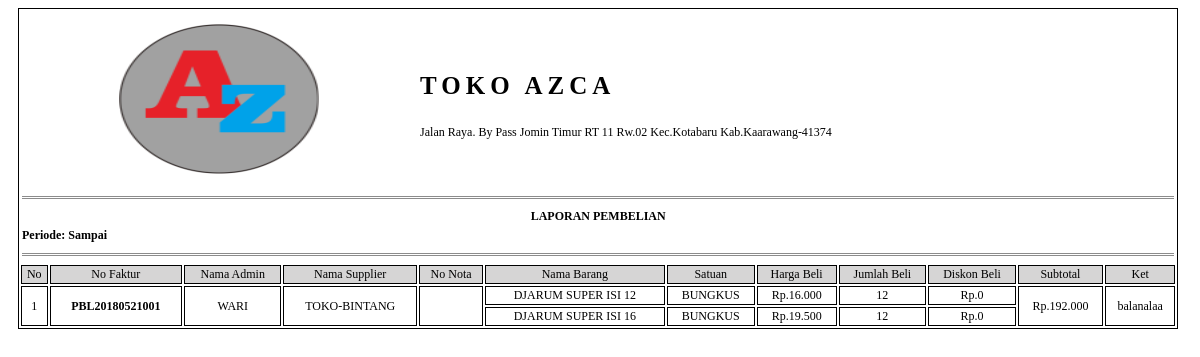
Page /pro_lap_pembelian.php?lap_pbl_fak=PBL20180521001 on the committed database.
### tables this page shows
CREATE TABLE `pembelian` (
  `pbl_id` varchar(20) NOT NULL,
  `adm_id` int(11) DEFAULT NULL,
  `spl_id` int(11) DEFAULT NULL,
  `pbl_nota` varchar(15) DEFAULT NULL,
  `pbl_tanggal` date DEFAULT NULL,
  `pbl_total` double DEFAULT NULL,
  `pbl_ket` varchar(25) DEFAULT NULL
);

CREATE TABLE `supplier` (
  `spl_id` int(11) NOT NULL,
  `spl_nama` varchar(30) DEFAULT NULL,
  `spl_alamat` varchar(60) DEFAULT NULL,
  `spl_telp` varchar(13) DEFAULT NULL
);

CREATE TABLE `barang` (
  `brg_id` int(11) NOT NULL,
  `ktg_id` int(11) DEFAULT NULL,
  `stn_id` int(11) DEFAULT NULL,
  `brg_nama` varchar(60) DEFAULT NULL,
  `brg_harga_bl` double DEFAULT NULL,
  `brg_harga_jual` double DEFAULT NULL,
  `brg_stok` int(11) DEFAULT NULL,
  `brg_ket` varchar(250) DEFAULT NULL
);

CREATE TABLE `satuan` (
  `stn_id` int(11) NOT NULL,
  `stn_nama` varchar(30) DEFAULT NULL
);

### pro_lap_pembelian.php (the view, shortened to what this page needs)
<!DOCTYPE html PUBLIC "-//W3C//DTD XHTML 1.0 Strict//EN" "http://www.w3.org/TR/xhtml1/DTD/xhtml1-strict.dtd">
<html xmlns="http://www.w3.org/1999/xhtml" xml:lang="en">
<head>
	<link rel="stylesheet" href="assets/css/lap_style.css" />
</head>
<body>
	<?php
		@$lap_pbl_fak=$_GET['lap_pbl_fak'];
		@$lap_tgl_awal_beli=$_GET['lap_tgl_awal_beli'];
		@$lap_tgl_akhir_beli=$_GET['lap_tgl_akhir_beli'];
		if($lap_pbl_fak!=""){
			$query=mysql_query("SELECT pembelian.*,
								dt_pembelian.*,
								admin.adm_id,admin.adm_nama,
								supplier.spl_id,supplier.spl_nama,
								barang.brg_id,barang.brg_nama,barang.brg_harga_bl,
								satuan.*,
								(SELECT COUNT(dt_pembelian.pbl_id) FROM dt_pembelian WHERE pembelian.pbl_id=dt_pembelian.pbl_id) AS baris
								FROM dt_pembelian
								INNER JOIN  pembelian ON dt_pembelian.pbl_id=pembelian.pbl_id
								INNER JOIN admin ON admin.adm_id=pembelian.adm_id
								INNER JOIN supplier ON supplier.spl_id=pembelian.spl_id
								INNER JOIN barang ON barang.brg_id=dt_pembelian.brg_id
								INNER JOIN satuan ON satuan.stn_id=barang.stn_id
								WHERE dt_pembelian.pbl_id='$lap_pbl_fak'")or die(mysql_error());
		}
	 ?>
	 <table width="98%" style="margin-left: 10px;font-size: 12px" class="colom">
		<tr>
			<td colspan="4"><p class="center"><img src="img/logo.png" height="150px" width="200px" align="center" /></p></td>
			<td colspan="8"><h2><p class="padding" style="font-size: 25px !important;">TOKO AZCA</p></h2>
				<p>Jalan Raya. By Pass Jomin Timur RT 11 Rw.02 Kec.Kotabaru Kab.Kaarawang-41374</p>
			</td>
		</tr>
		<tr>
			<td colspan="12"> <hr class="garis" /></td>
		</tr>
		<tr>
			<td colspan="12" class="center"><b>LAPORAN PEMBELIAN</b></td>
		</tr>
		<tr>
			<td colspan="12"><b>Periode: <?php echo $lap_tgl_awal_beli.' Sampai '.$lap_tgl_akhir_beli; ?></b></td>
		</tr>
		<tr>
			<td colspan="12"> <hr class="garis" /></td>
		</tr>
	 	<tr>
	 		<td class="center colom warna">No </td>
	 		<td class="center colom warna">No Faktur</td>
	 		<td class="center colom warna">Nama Admin</td>
	 		<td class="center colom warna">Nama Supplier</td>
	 		<td class="center colom warna">No Nota</td>
	 		<td class="center colom warna">Nama Barang</td>
	 		<td class="center colom warna">Satuan</td>
	 		<td class="center colom warna">Harga Beli</td>
	 		<td class="center colom warna">Jumlah Beli</td>
	 		<td class="center colom warna">Diskon Beli</td>
	 		<td class="center colom warna">Subtotal</td>
	 		<td class="center colom warna">Ket</td>
	 	</tr>
	<?php
	 	$no=1;
	 	$jum=1;
	 	$jum2=1;
	 	if (mysql_num_rows($query)>0) {
	 		while($array=mysql_fetch_array($query)){
	 			echo "<tr>";
		 				if($jum<=1){
		 					echo"<td class='center colom' rowspan='".$array['baris']."'>".$no." </td>";
		 					echo"<td class='center colom' rowspan='".$array['baris']."'><b>".$array['pbl_id']."</b> </td>";
		 					echo"<td class='center colom' rowspan='".$array['baris']."'>".$array['adm_nama']." </td>";
		 					echo"<td class='center colom' rowspan='".$array['baris']."'>".$array['spl_nama']." </td>";
		 					echo"<td class='center colom' rowspan='".$array['baris']."'>".$array['pbl_nota']." </td>";
		 					$jum=$array['baris'];
		 					$no++;
		 				}else{
		 					$jum=$jum-1;
		 				}
		?>
		 					<td class='center colom'><?php echo $array['brg_nama']; ?></td>
		 					<td class='center colom'><?php echo $array['stn_nama']; ?></td>
		 					<td class='center colom'><?php echo "Rp.".number_format($array['brg_harga_bl'],0,',','.'); ?></td>
		 					<td class='center colom'><?php echo $array['dt_pbl_jumbel']; ?></td>
		 					<td class='center colom'><?php echo "Rp.".number_format($array['dt_pbl_diskon'],0,',','.') ; ?></td>
		<?php
		 				if($jum2<=1){
		 					echo"<td class='center colom' rowspan='".$array['baris']."'>"."Rp.".number_format($array['dt_pbl_subtot'],0,',','.') ." </td>";
		 					echo"<td class='center colom' rowspan='".$array['baris']."'>".$array['pbl_ket']." </td>";
		 					$jum2=$array['baris'];
		 				}else{
		 					$jum2=$jum2-1;
		 				}
	 			echo "</tr>";
	 		}
	 	}else{
	 		echo "<tr>";
	 		echo"<td class='center colom' colspan='12'> <b>Data Tidak Ditemukan</b></td>";
	 		echo "</tr>";
	 	}
		?>
	 </table>
</body>
</html>

### assets/css/lap_style.css (style rules this page uses)
.colom { border: 1px solid black; }
.center { text-align: center; }
.garis { border:0px; border-top: 3px double #8c8c8c; }
.warna { background-color:#D6D5D5; }
.padding { letter-spacing: 5px; }

### rows in the picture
pembelian: pbl_id "PBL20180521001", adm.adm_nama "WARI", spl.spl_nama "TOKO-BINTANG", barang.brg_nama "DJARUM SUPER ISI 12", satuan.stn_nama "BUNGKUS", barang.brg_harga_bl "16.000", dt_pbl_jumbel "12", dt_pbl_diskon "0", dt_pbl_subtot "192.000", pbl_ket "balanalaa", barang.brg_nama "DJARUM SUPER ISI 16", barang.brg_harga_bl "19.500"
